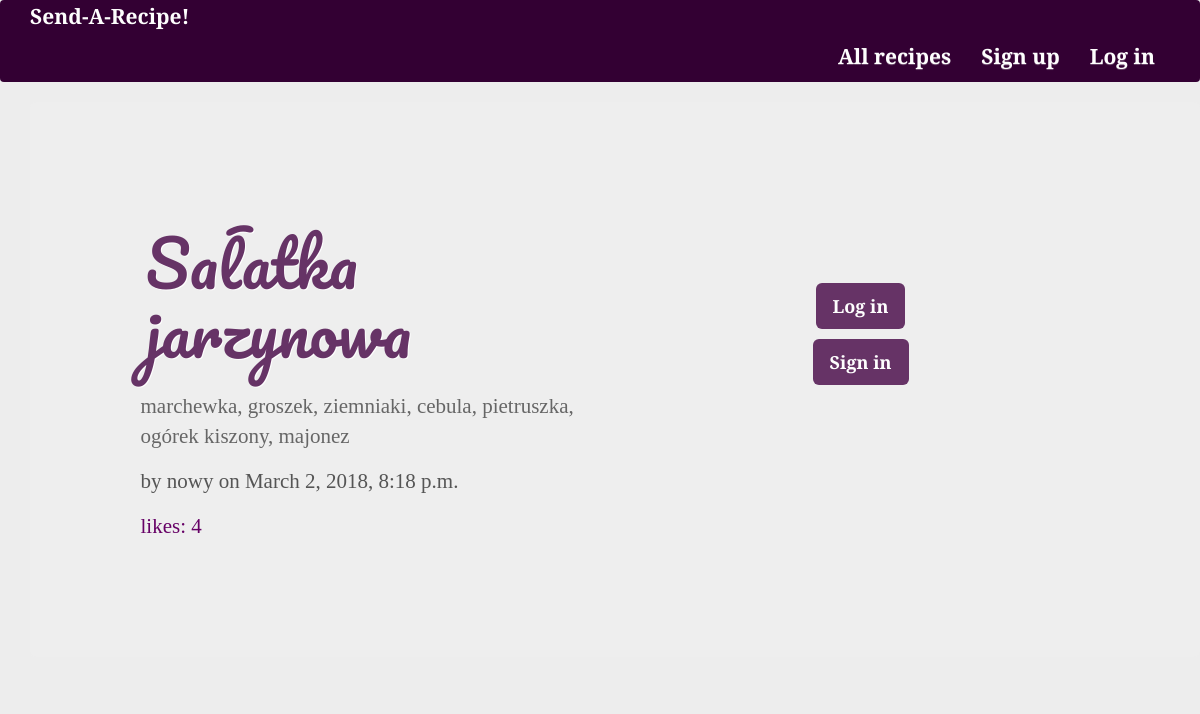
/posts/post/4, run on an earlier commit of the app's database.
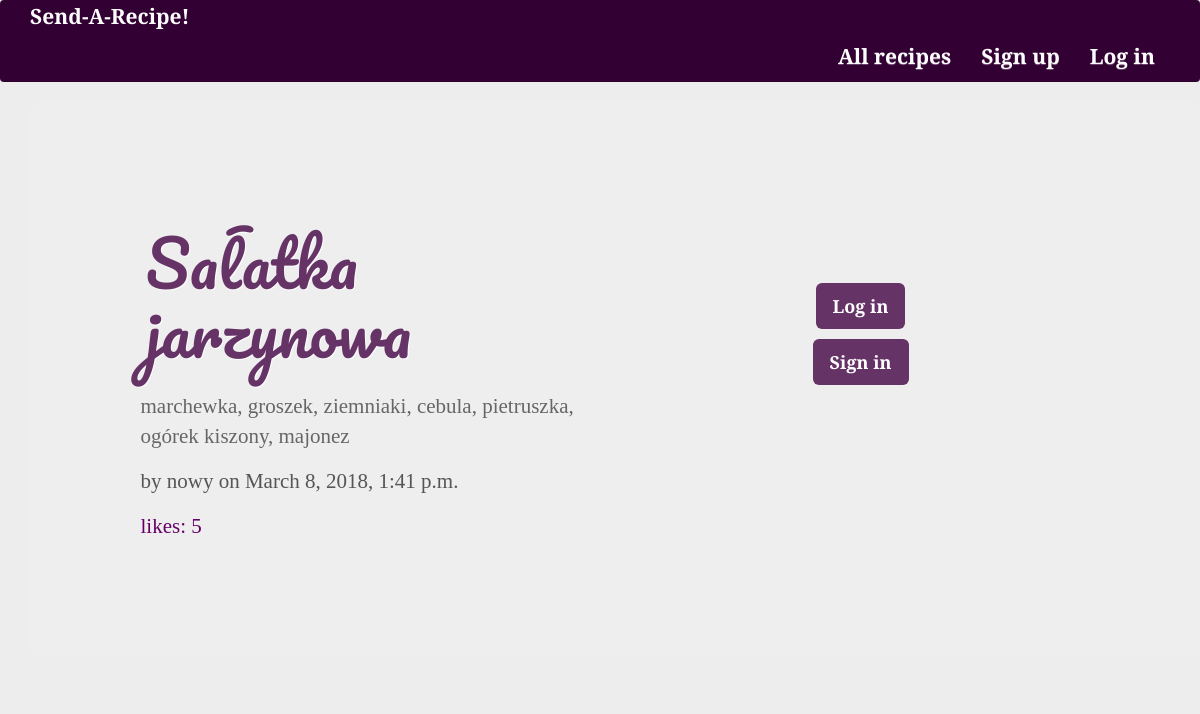
And on a later commit of the database.
### posts/models.py (models this page shows, shortened)
class Post(models.Model):
	user = models.ForeignKey(User, related_name = "posts")
	title = models.CharField(max_length=56)
	content = models.TextField(unique=False)
	content_html = models.TextField(editable=True)
	created_at = models.DateTimeField(auto_now=True)
	points = models.IntegerField(default=1)
	class Meta:
		ordering = ['-points']

### posts/views.py (the view)
# urls.py: url(r'^post/(?P<pk>\d+)$', views.PostDetail.as_view(), name='post_detail'),
class PostDetail(DetailView):
	model = models.Post
	select_related = ["user"]

### posts/templates/posts/post_detail.html (shortened to what this page needs)
{% extends 'posts/post_base.html' %}
{% block post %}
	<div class="jumbotron">
		<div class="row post-detail">
			{% if user.is_authenticated %}
			<div class="post-content col-6-md col-12">
				<h2 class="page-title">{{post.title}}</h2>
				<p class="recipe-content">{{post.content}}</p>
				<p class="recipe-signature">by {{post.user}} on {{post.created_at}}
				</p>
			</div>
			<div class="post-content col-6-md col-12">
				{% if user != post.user %}
				<h3 class="voting-header">Vote:</h3>
				<a href="#" onClick="document.getElementById('upvote{{post.id}}').submit()"}>
					<span class="glyphicon glyphicon-triangle-top"></span>
				</a>
				{% endif %}
				<p class="result"> likes: {{post.points}}</p>
				{% if user != post.user %}
				<a href="#"  onClick="document.getElementById('downvote{{post.id}}').submit()">
					<span class="glyphicon glyphicon-triangle-bottom"></span>
				</a>
				{% endif %}
				{% else %}
				<div class="post-content col-6-md col-12">
					<h1 class="page-title">{{post.title}}</h1>
					<p class="recipe-content">{{post.content}}</p>
					<p class="recipe-signature">by {{post.user}} on {{post.created_at}}
					</p>
					<p class="result"> likes: {{post.points}} </p>
				</div >
				<div class="post-content col-6-md col-12">
					<a class="btn btn-lg intro-btn" href="{% url 'accounts:login' %}">Log in</a>
					<a class="btn btn-lg intro-btn" href="{% url 'accounts:signup' %}">Sign in</a>
				</div>
				{% endif %}
			</div>
		</div>
	</div>
{% endblock %}

What changed in the data, as far as the page shows it:
changed Post "Sałatka jarzynowa": created_at "March 2, 2018, 8:18 p.m." → "March 8, 2018, 1:41 p.m."; points "4" → "5"
